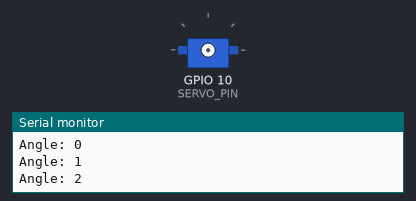
Bench run of a sketch on a simulated ESP32-S3. On the bench: servo, the last lines printed to the serial monitor.

Above: at 0.25 s.
At 1.95 s:
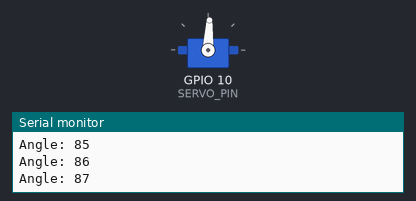
At 3.7 s:
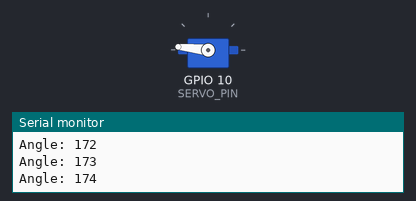
At 7.15 s:
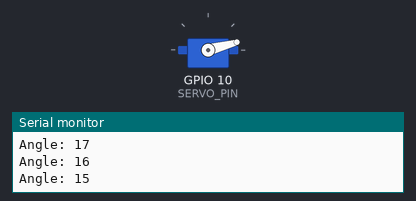
Timing chart, 0 to 9.6 s (numbered marks = the images above):
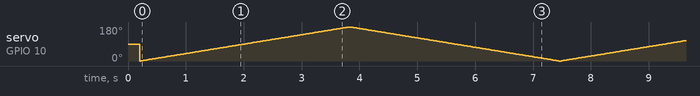

The sketch:

07-021-Servo_motor_single.ino
```cpp
/*  07.021 - Servo Motor Control Using ESP32Servo Library for ESP32-S3
 *
 * Course: IoT Development with ESP32-S3
 * Target Hardware: ESP32-S3-DevKitC-1 v1.1
 * Module: ESP32-S3-WROOM-1-N16R16V
 *
 * This sketch uses the `ESP32Servo` library to control a hobby servo motor.
 * The servo sweeps from 0° to 180° and back continuously.
 *
 * HARDWARE INFORMATION:
 * =====================
 * - Board: ESP32-S3-DevKitC-1 v1.1
 * - GPIO10 used for servo PWM signal
 * - Use external 5V source for servo power (not USB power)
 *
 * CIRCUIT DIAGRAM:
 * ================
 *
 *     +----------------------------+
 *     |     ESP32-S3 Dev Board    |
 *     |                            |
 *     |    GPIO10  -------------> Orange (Signal) Servo
 *     |    GND     -------------> Brown  (GND)    Servo
 *     |    5V ext. -------------> Red    (Power)  Servo
 *     +----------------------------+
 *
 * COMPONENTS:
 * ===========
 * - ESP32-S3-DevKitC-1 v1.1
 * - SG90 (or similar) hobby servo
 * - 5V external power source
 * - Jumper wires
 *
 * GPIO ASSIGNMENTS:
 * =================
 * - SERVO_PIN: GPIO10
 *
 * IDE REQUIREMENTS:
 * =================
 * - Arduino IDE 2.0+
 * - ESP32 Arduino Core v3.3.0+
 * - Library: ESP32Servo v1.1.1 (https://github.com/RoboticsBrno/ESP32-Arduino-Servo-Library)
 * - Board: "ESP32S3 Dev Module"
 *
 * Created: April 1, 2019 by Peter Dalmaris
 * Updated: July 28, 2025 for ESP32-S3 compatibility
 */

#include <ESP32Servo.h>

// === Configuration ===
const int SERVO_PIN = 10;
const int MIN_ANGLE = 0;
const int MAX_ANGLE = 180;
const int STEP_DELAY_MS = 20;

// === Global Servo Object ===
Servo myServo;

void setup() {
    Serial.begin(115200);
    delay(200);

    // Attach servo to GPIO10
    if (!myServo.attach(SERVO_PIN)) {
        Serial.println("ERROR: Servo attach failed. Check GPIO pin and wiring.");
        while (true);  // Halt if servo init fails
    }

    Serial.println("Servo attached. Starting sweep.");
}

void loop() {
    // Sweep from 0° to 180°
    for (int angle = MIN_ANGLE; angle <= MAX_ANGLE; angle++) {
        myServo.write(angle);
        Serial.print("Angle: ");
        Serial.println(angle);
        delay(STEP_DELAY_MS);
    }

    // Sweep from 180° to 0°
    for (int angle = MAX_ANGLE; angle >= MIN_ANGLE; angle--) {
        myServo.write(angle);
        Serial.print("Angle: ");
        Serial.println(angle);
        delay(STEP_DELAY_MS);
    }
}
```
